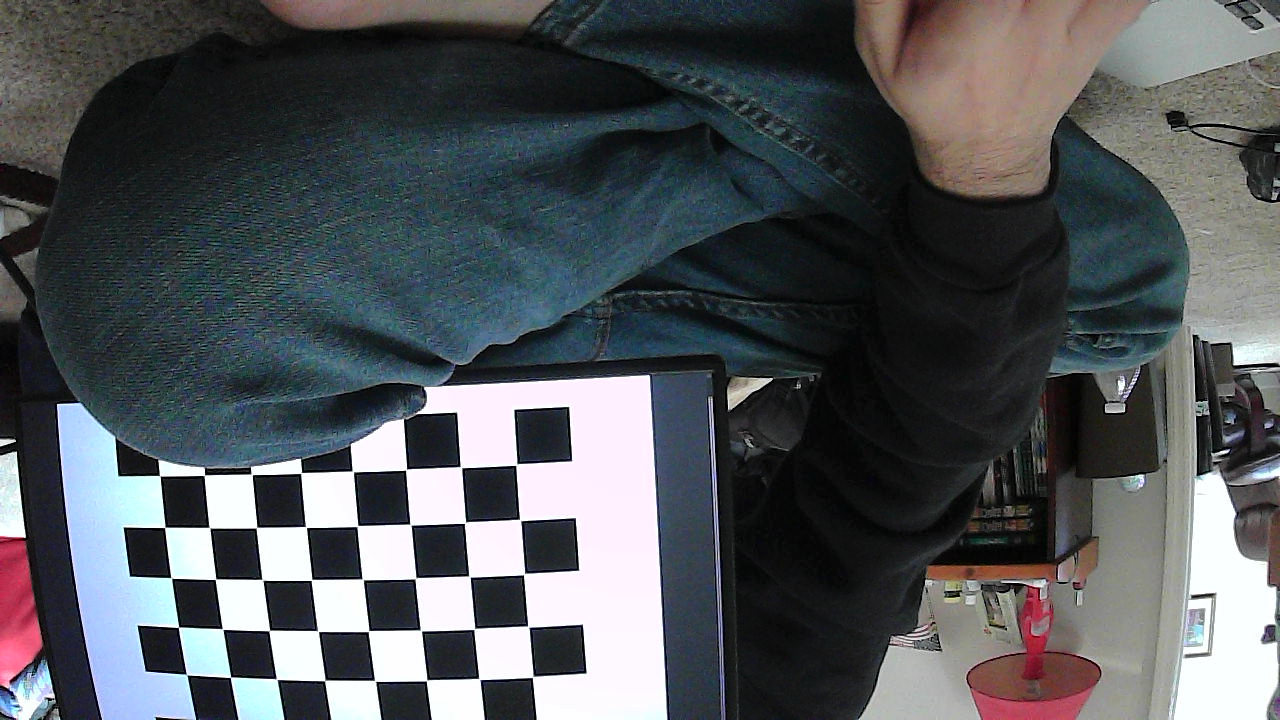
#> input picture assets/images/stereo/stereoLeft/imageL0.png, 1280 x 720 px, found by its file name
$ python test.py
#> lines starting #> are read from the running program, lines starting #| are printed output that depends on the picture
import cv2
import numpy as np
import matplotlib.pyplot as plt


class DepthMap:
    def __init__(self, left, right):
        self.imgLeft = cv2.imread(left, cv2.IMREAD_GRAYSCALE)
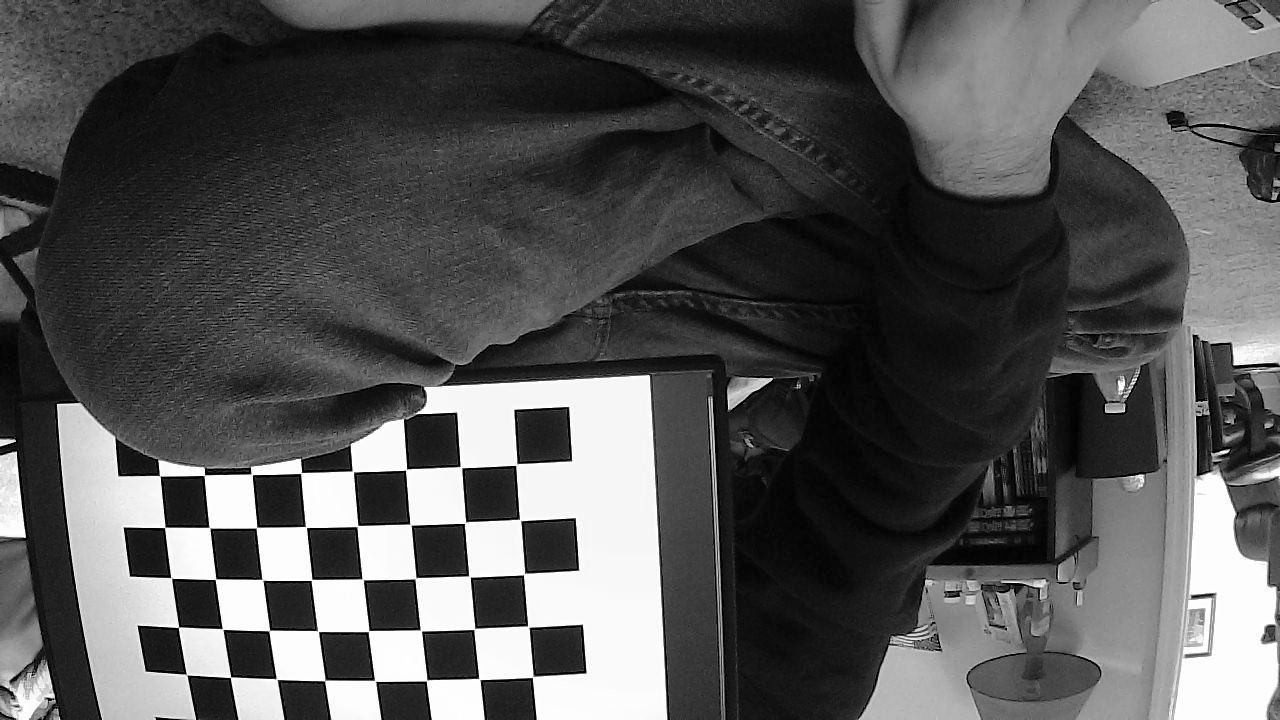
#> self.imgLeft: shape (720, 1280); min 0, max 255, mean 85.1
        self.imgRight = cv2.imread(right, cv2.IMREAD_GRAYSCALE)
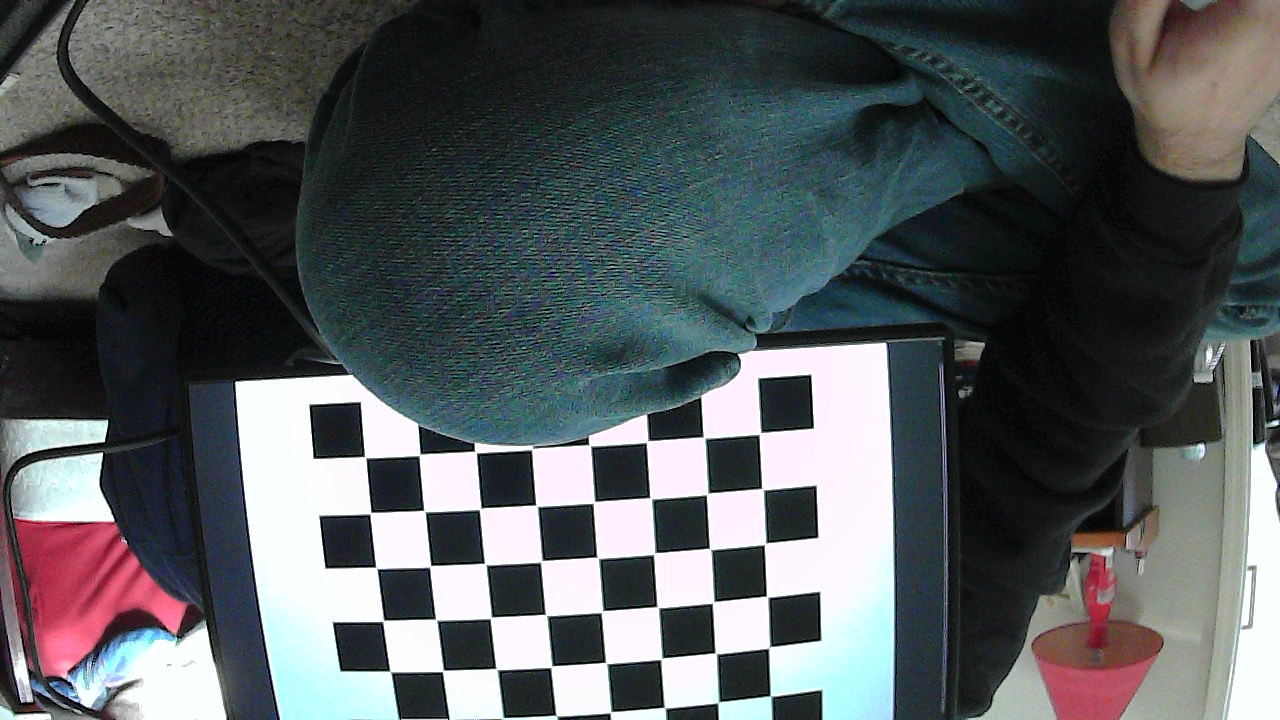
#> input picture assets/images/stereo/stereoRight/imageR0.png, 1280 x 720 px, found by its file name
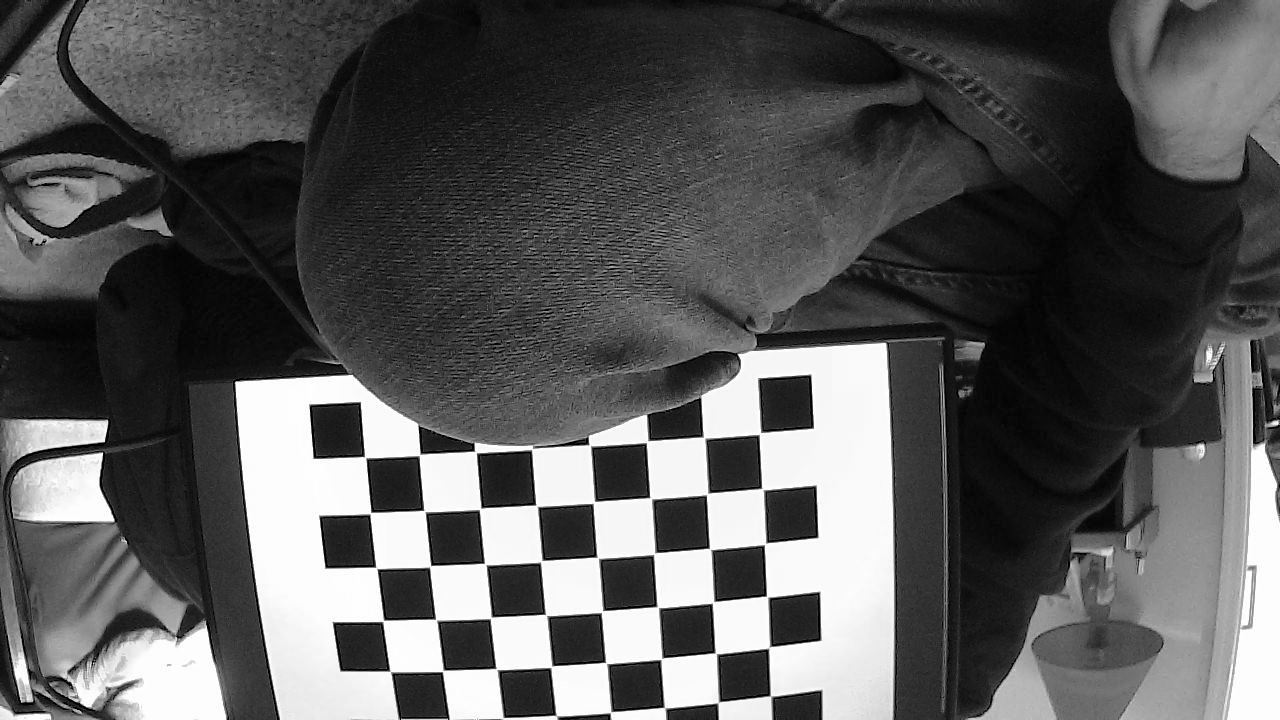
#> self.imgRight: shape (720, 1280); min 0, max 255, mean 89.2

    def computeDepthMapPM(self):
        nDispFactor = 12
        stereo = cv2.StereoBM.create(numDisparities=16*nDispFactor,
                                     blockSize=21)
        disparity = stereo.compute(self.imgLeft, self.imgRight)
        cv2.imwrite("output.png", disparity)
        plt.imshow(disparity, 'gray')
        plt.show()

    def computeDepthMapSGBM(self):
        window_size = 7
        min_disp = 16
        nDispFactor = 14
        num_disp = 16*nDispFactor-min_disp

        stereo = cv2.StereoSGBM_create(minDisparity=min_disp,
                                       numDisparities=num_disp,
                                       blockSize=window_size,
                                       P1=8*3*window_size**2,
                                       P2=32*3*window_size**2,
                                       disp12MaxDiff=1,
                                       uniquenessRatio=15,
                                       speckleWindowSize=0,
                                       speckleRange=2,
                                       preFilterCap=63,
                                       mode=cv2.STEREO_SGBM_MODE_SGBM_3WAY)
        disparity = stereo.compute(self.imgLeft, self.imgRight).astype(np.float32) / 16.0
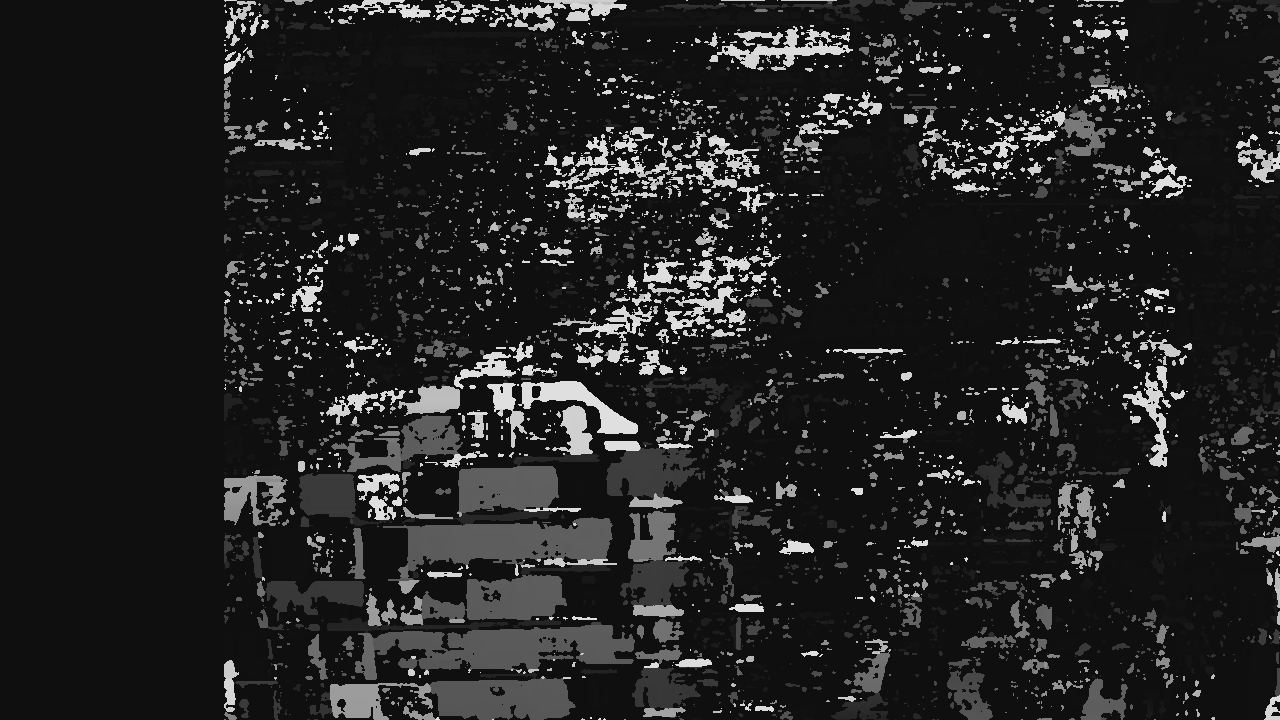
#> disparity: shape (720, 1280) float32; min 15, max 223, mean 34.6
        cv2.imwrite("output.png", disparity)
        plt.imshow(disparity)
        plt.colorbar()
        plt.show()
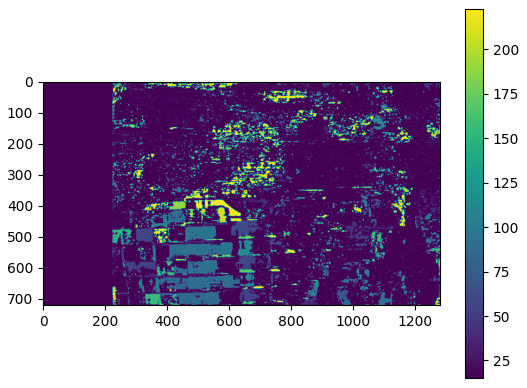
#> figure drawn by matplotlib, 2 panels

def main():
    image_left = "/Users/nicholasburczyk/Desktop/CS CLASS/CS499sp25/cs499/assets/images/stereo/stereoLeft/imageL0.png"
    image_right = "/Users/nicholasburczyk/Desktop/CS CLASS/CS499sp25/cs499/assets/images/stereo/stereoRight/imageR0.png"

    depth_obj = DepthMap(image_left, image_right)
    depth_obj.computeDepthMapSGBM()


if __name__ == "__main__":
    # [4 lines of commented-out code are left out]
    main()
